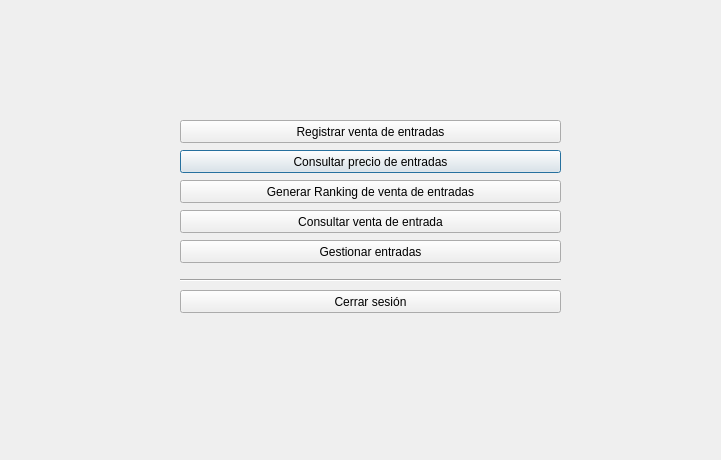
<?xml version="1.0" encoding="UTF-8"?>
<ui version="4.0">
 <class>MenuRV</class>
 <widget class="QDialog" name="MenuRV">
  <property name="geometry">
   <rect>
    <x>0</x>
    <y>0</y>
    <width>721</width>
    <height>460</height>
   </rect>
  </property>
  <property name="minimumSize">
   <size>
    <width>721</width>
    <height>460</height>
   </size>
  </property>
  <property name="maximumSize">
   <size>
    <width>721</width>
    <height>460</height>
   </size>
  </property>
  <property name="windowTitle">
   <string>Menu principal</string>
  </property>
  <widget class="QPushButton" name="btn_consultar_precio">
   <property name="geometry">
    <rect>
     <x>180</x>
     <y>150</y>
     <width>381</width>
     <height>23</height>
    </rect>
   </property>
   <property name="text">
    <string>Consultar precio de entradas</string>
   </property>
  </widget>
  <widget class="QPushButton" name="btn_consultar_venta_entradas">
   <property name="geometry">
    <rect>
     <x>180</x>
     <y>210</y>
     <width>381</width>
     <height>23</height>
    </rect>
   </property>
   <property name="text">
    <string>Consultar venta de entrada</string>
   </property>
  </widget>
  <widget class="QPushButton" name="btn_generar_ranking">
   <property name="geometry">
    <rect>
     <x>180</x>
     <y>180</y>
     <width>381</width>
     <height>23</height>
    </rect>
   </property>
   <property name="text">
    <string>Generar Ranking de venta de entradas</string>
   </property>
  </widget>
  <widget class="QPushButton" name="btn_gestionar_entradas">
   <property name="geometry">
    <rect>
     <x>180</x>
     <y>240</y>
     <width>381</width>
     <height>23</height>
    </rect>
   </property>
   <property name="text">
    <string>Gestionar entradas</string>
   </property>
  </widget>
  <widget class="QPushButton" name="btn_registrar_venta_entradas">
   <property name="geometry">
    <rect>
     <x>180</x>
     <y>120</y>
     <width>381</width>
     <height>23</height>
    </rect>
   </property>
   <property name="text">
    <string>Registrar venta de entradas</string>
   </property>
  </widget>
  <widget class="QLabel" name="lbl_usuario_logueado">
   <property name="geometry">
    <rect>
     <x>600</x>
     <y>40</y>
     <width>111</width>
     <height>20</height>
    </rect>
   </property>
   <property name="text">
    <string/>
   </property>
  </widget>
  <widget class="QLabel" name="lbl_nombre_sede">
   <property name="geometry">
    <rect>
     <x>600</x>
     <y>10</y>
     <width>111</width>
     <height>16</height>
    </rect>
   </property>
   <property name="text">
    <string/>
   </property>
  </widget>
  <widget class="QLabel" name="lbl_fecha">
   <property name="geometry">
    <rect>
     <x>600</x>
     <y>70</y>
     <width>111</width>
     <height>20</height>
    </rect>
   </property>
   <property name="text">
    <string/>
   </property>
  </widget>
  <widget class="QPushButton" name="btn_cerrar_sesion">
   <property name="geometry">
    <rect>
     <x>180</x>
     <y>290</y>
     <width>381</width>
     <height>23</height>
    </rect>
   </property>
   <property name="text">
    <string>Cerrar sesión</string>
   </property>
  </widget>
  <widget class="Line" name="line">
   <property name="geometry">
    <rect>
     <x>180</x>
     <y>270</y>
     <width>381</width>
     <height>20</height>
    </rect>
   </property>
   <property name="orientation">
    <enum>Qt::Horizontal</enum>
   </property>
  </widget>
  <widget class="QLabel" name="lbl_hora">
   <property name="geometry">
    <rect>
     <x>600</x>
     <y>100</y>
     <width>111</width>
     <height>16</height>
    </rect>
   </property>
   <property name="text">
    <string/>
   </property>
  </widget>
 </widget>
 <resources/>
 <connections>
  <connection>
   <sender>btn_cerrar_sesion</sender>
   <signal>clicked()</signal>
   <receiver>MenuRV</receiver>
   <slot>reject()</slot>
   <hints>
    <hint type="sourcelabel">
     <x>274</x>
     <y>299</y>
    </hint>
    <hint type="destinationlabel">
     <x>0</x>
     <y>253</y>
    </hint>
   </hints>
  </connection>
 </connections>
</ui>
